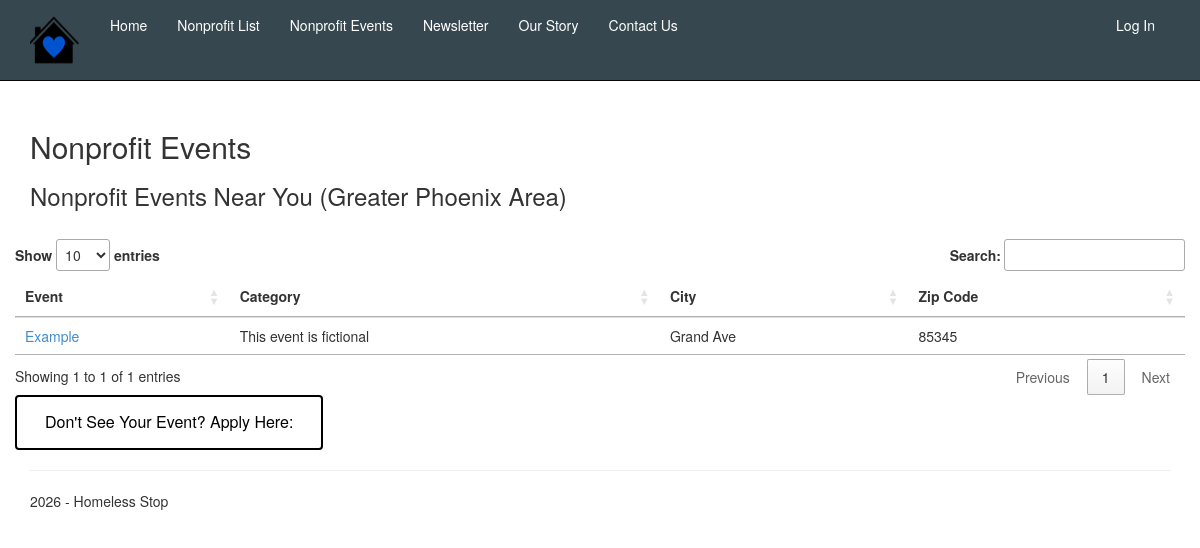
Page /eventslist/ on the committed database.
### app/models.py (models this page shows, shortened)
class Event(models.Model):
    name = models.CharField(max_length=100)
    nonprofit_name = models.CharField(max_length=100)
    starts = models.CharField(max_length = 100, blank=False, null=True)
    ends = models.CharField(max_length = 100, blank=False, null=True)
    type = models.CharField(max_length=500, blank=True, null=True)
    description = models.CharField(max_length=1000, blank=True, null=True)
    address = models.CharField(max_length=255, blank=True, null=True)
    city = models.CharField(max_length=100, blank=True, null=True)
    state = models.CharField(max_length=100, blank=True, null=True)
    zip_code = models.CharField(max_length=10, blank=True, null=True)
    country = models.CharField(max_length=100, blank=True, null=True)
    website = models.CharField(max_length=100, blank=True, null=True)
    host_website = models.CharField(max_length=200, blank=True, null=True)
    rank = models.IntegerField(default=999, blank=False, null=False)
    created_at = models.DateTimeField(auto_now_add=True)
    updated_at = models.DateTimeField(auto_now=True)

### app/views.py (the view)
# urls.py: path('eventslist/', views.eventslist, name='eventslist'),
def eventslist(request):
    assert isinstance(request, HttpRequest)
    events = Event.objects.all()
    return render(
        request,
        'app/eventslist.html',
        {
            'title':'Nonprofit Events',
            'message':'Ongoing nonprofit events you can contribute to.',
            'year':datetime.now().year,
            'events':events,
        }
    )

### app/templates/app/eventslist.html (shortened to what this page needs)
{% extends "app/layout.html" %}
{% load static %}
{% block content %}
<h2>{{ title }}</h2>
<h3>Nonprofit Events Near You (Greater Phoenix Area)</h3>
<br />
<div class="container-fluid">
    <div class="row">
        <table id="eventTable" class="table" style="width: 100%;">
            <thead>
                <tr>
                    <th> Event </th>
                    <th> Category</th>
                    <th> City </th>
                    <th> Zip Code </th>
                </tr>
            </thead>
            <tbody>
                {% for event in events %}
                <tr>
                    <td class="col-1">
                        <a href="/eventdetails/{{event.id}}"> {{ event.name }} </a>
                    </td>
                    <td class="col-1">
                        {{ event.type }}
                    </td>
                    <td class="col-1">
                        {{ event.address }}
                    </td>
                    <td class="col-1">
                        {{ event.zip_code }}
                    </td>
                </tr>
                {% endfor %}
            </tbody>
        </table>
    </div>
    <div class="row form-group justify-content-around align-items-center">
        <div class="col-auto">
            <a class="btn btn-info mb-3" href="https://forms.gle/dCSCaXdpcnvAsCBZ8" target="_blank">
                Don't See Your Event? Apply Here:
            </a>
        </div>
    </div>
</div>
        {% endblock %}

### app/static/app/content/site.css (style rules this page uses)
body { padding-top: 50px; padding-bottom: 20px; }
.btn { border: 2px solid black; background-color: white; color: black; padding: 14px 28px; font-size: 16px; cursor: pointer; }

### rows in the picture
Event: name "Example", type "This event is fictional", address "Grand Ave", zip_code "85345"

### other values in the picture
{{ title }} "Nonprofit Events"
